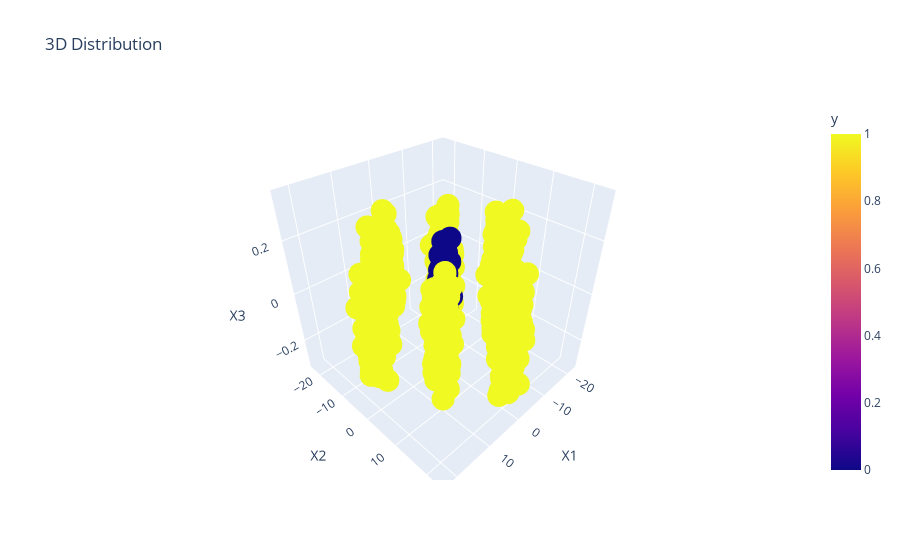

The code cell stored with this chart in its notebook:
### Code cell
# a) Plot the 3-dimensional data set and view it from different angles to get a feeling of how the data is spread in the 3-dimensional space

fig = px.scatter_3d(
    df,
    x='X1', y='X2', z='X3',
    color='y',
    title='3D Distribution'
)

fig.show()

### Figure 1 — Plotly figure (JSON) as saved in the notebook; plotly's stock layout.template omitted (floating-point values rounded to 4 significant figures; data arrays with more than 128 entries replaced by an {"elided": "..."} marker saying what was removed)
{"data": [{"hovertemplate": "X1=%{x}<br>X2=%{y}<br>X3=%{z}<br>y=%{marker.color}<extra></extra>", "legendgroup": "", "marker": {"color": {"elided": "900 int values"}, "coloraxis": "coloraxis", "symbol": "circle"}, "mode": "markers", "name": "", "scene": "scene", "showlegend": false, "type": "scatter3d", "x": {"elided": "900 float values"}, "y": {"elided": "900 float values"}, "z": {"elided": "900 float values"}}], "layout": {"coloraxis": {"colorbar": {"title": {"text": "y"}}, "colorscale": [[0, "#0d0887"], [0.1111, "#46039f"], [0.2222, "#7201a8"], [0.3333, "#9c179e"], [0.4444, "#bd3786"], [0.5556, "#d8576b"], [0.6667, "#ed7953"], [0.7778, "#fb9f3a"], [0.8889, "#fdca26"], [1, "#f0f921"]]}, "legend": {"tracegroupgap": 0}, "scene": {"domain": {"x": [0, 1], "y": [0, 1]}, "xaxis": {"title": {"text": "X1"}}, "yaxis": {"title": {"text": "X2"}}, "zaxis": {"title": {"text": "X3"}}}, "title": {"text": "3D Distribution"}}}
